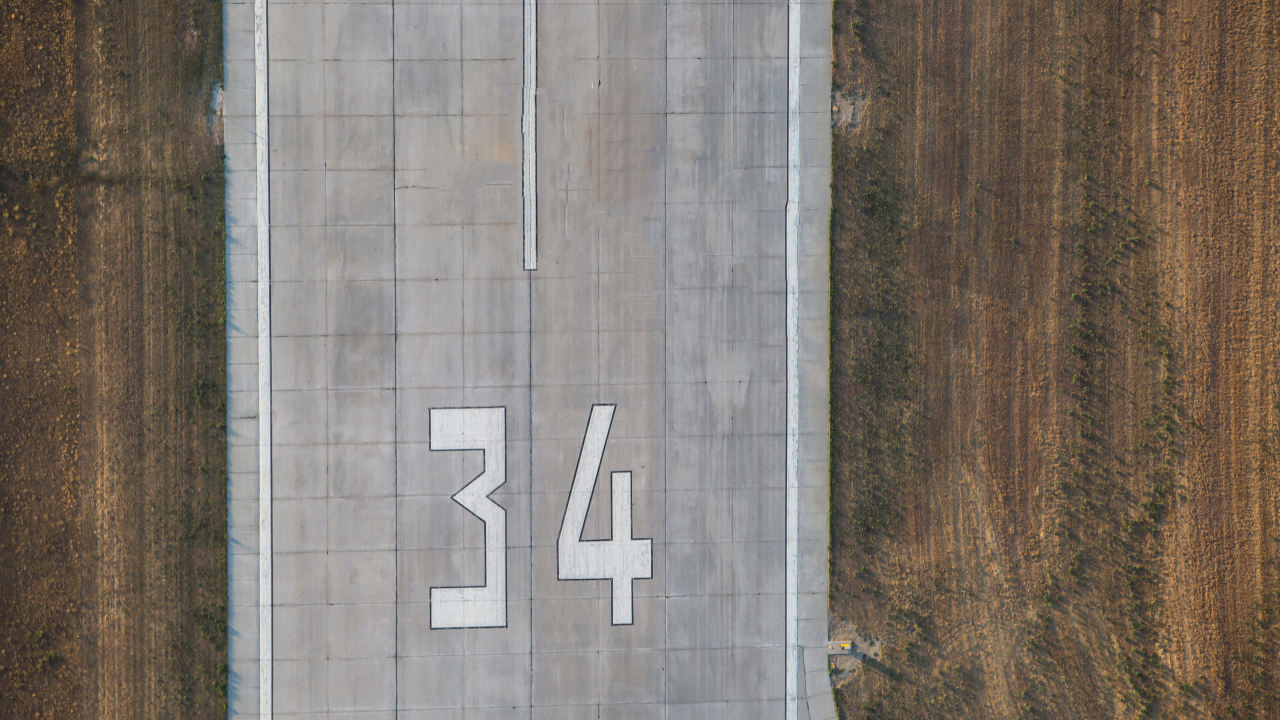
#> input picture datasets/Airport-plane-runway-top-view_3840x2160.jpg, 3840 x 2160 px (shown at 1/3 size)
$ python image_fusion.py
#> lines starting #> are read from the running program, lines starting #| are printed output that depends on the picture; pictures that were not available may be replaced by others from this repository, and a replacement may not be noted
import cv2
import numpy as np
import matplotlib.pyplot as plt
import os
import random
from PIL import Image,ImageDraw,ImageFont

# Read airport image
image_airport = cv2.imread('Airport-plane-runway-top-view_3840x2160.jpg')
#> image_airport is the input picture: shape (2160, 3840, 3); mean B, G, R 110.1, 118.4, 127.1

# 比例縮小圖檔
def resize_img(image):
    size = random.uniform(0.2, 1.0)
    return cv2.resize(image, dsize=None, fx=size, fy=size)

# 旋轉圖片
def rotate_img(image):
    (h, w, d) = image.shape
    center = (w // 2, h // 2)
    angle = random.randint(-40, 40) / 20
    M = cv2.getRotationMatrix2D(center, angle, 1.04)
    image = cv2.warpAffine(image, M, (w, h))
    return image

def fusion_image (i, image):

  if i <= 0:
    return image

  else:
    # 讀取彈坑圖片
    image_crater = cv2.imread(f"warped_image_opt.png")
    max_cols, max_rows = image_crater.shape[:2]

    # random crater size
    #resized_image = resize_img(image_crater, rows, cols)
    resized_image = resize_img(image_crater)
    cols, rows = resized_image.shape[:2]
    resized_image = rotate_img(resized_image)

    while True:
      # Random location with upper bound check
      y = random.randint(0, image.shape[0] - cols-1)
      x = random.randint(0, image.shape[1] - rows-1)

      # Check for overlap with existing craters (assuming craters are opaque)
      roi = image[y:y+cols, x:x+rows] #1
      is_overlapping = np.any(roi != image_airport[y:y+cols, x:x+rows])  # Check if any pixel is different

      if not is_overlapping:
        break

    im_mask = np.full(roi.shape, 255, dtype = np.uint8) #2

    #image = cv2.seamlessClone(resized_image, image, im_mask, (x+rows//2, y+cols//2), cv2.NORMAL_CLONE)
    #image = cv2.seamlessClone(resized_image, image, im_mask, (x+rows//2, y+cols//2), cv2.NORMAL_CLONE) #1
    image[y:y+cols, x:x+rows] = cv2.addWeighted(image[y:y+cols, x:x+rows], 0.2, resized_image, 0.8, 0) #2
    #image[y:y+cols, x:x+rows] = cv2.addWeighted(blurred_image, 0.8, mask, 0.01, 0)
    '''
    roi[:] = cv2.add(crater_fg, airport_bg)
    image[y:y+cols, x:x+rows] = roi[:]
    '''
    return fusion_image (i-1, image)

if __name__ == '__main__':
  # Random number of craters
  num_craters = random.randint(1, 5)

  # Fuse images
  dst = fusion_image(num_craters, image_airport)
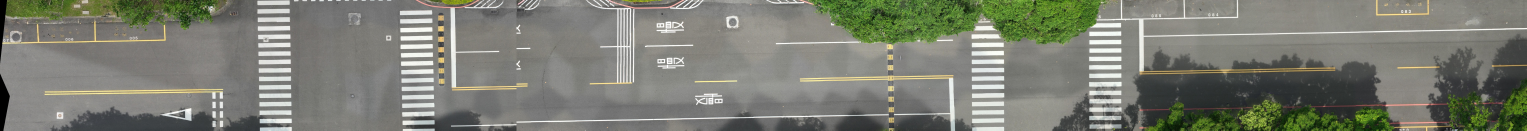
#> input picture datasets/20240420_bg5.jpg, 18313 x 1561 px, given in place of warped_image_opt.png, which was not available (shown at 1/12 size)
#> in fusion_image, image_crater is the input picture: shape (1561, 18313, 3); mean B, G, R 114.8, 125.8, 123.3
#> in resize_img, `return cv2.resize(image, dsize=None, fx=size, fy=size)`:
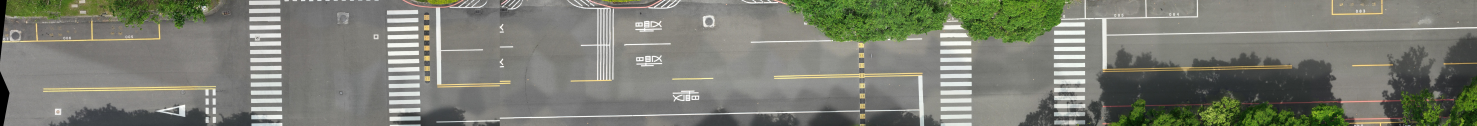
#> returned value: shape (1259, 14767, 3) (shown at 1/10 size); mean of channels 0, 1, 2 114.7, 125.6, 123.2; drawn as B, G, R
#> in rotate_img, `image = cv2.warpAffine(image, M, (w, h))`:
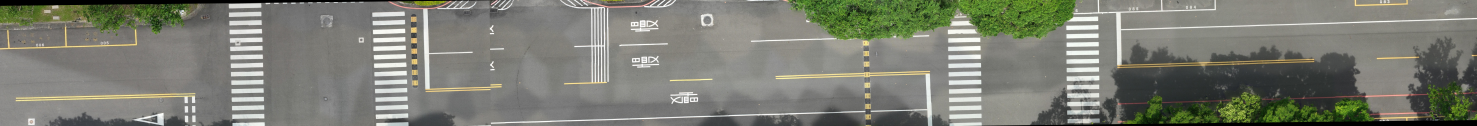
#> image: shape (1259, 14767, 3) (shown at 1/10 size); mean of channels 0, 1, 2 114.7, 125.2, 122.9; drawn as B, G, R
#> (the run stopped early here; a loop or call above may not have finished)
